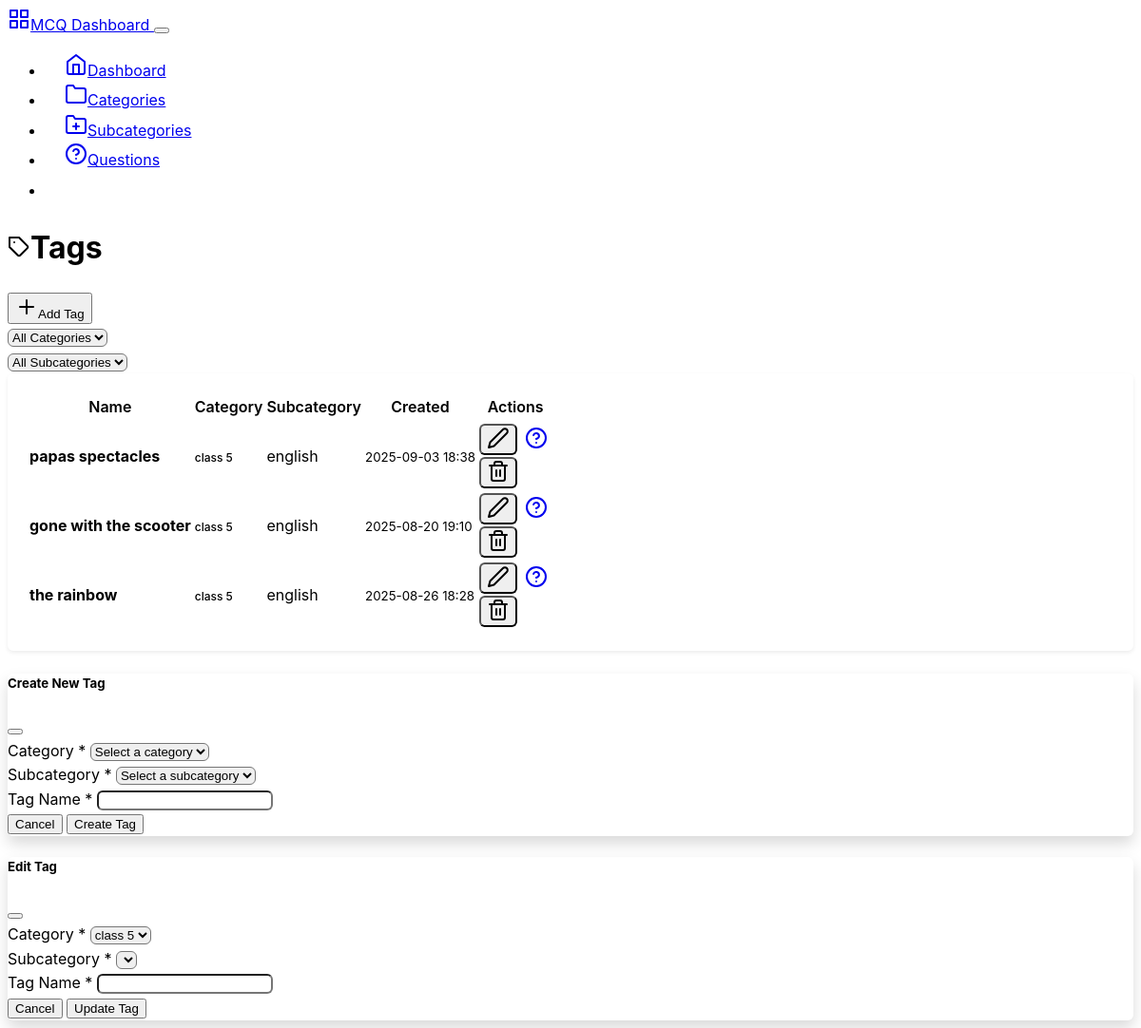
The page /backend/tags on the database its author committed.
### mcqbox/model.py (models this page shows, shortened)
class Tag(db.Model):
    id = db.Column(db.Integer, primary_key=True)
    name = db.Column(db.String(50), nullable=False)
    category_id = db.Column(db.Integer, db.ForeignKey('category.id'), nullable=False)
    category = db.relationship('Category', backref=db.backref('tags', lazy=True))
    subcategory_id = db.Column(db.Integer, db.ForeignKey('subcategory.id'), nullable=True)
    subcategory = db.relationship('Subcategory', backref=db.backref('tags', lazy=True))
    created_at = db.Column(db.DateTime, server_default=db.func.now())

class Category(db.Model):
    id = db.Column(db.Integer, primary_key=True)
    name = db.Column(db.String(50), nullable=False, unique=True)
    description = db.Column(db.String(200), nullable=True)
    created_at = db.Column(db.DateTime, server_default=db.func.now())
    updated_at = db.Column(db.DateTime, server_default=db.func.now(), onupdate=db.func.now())

class Subcategory(db.Model):
    id = db.Column(db.Integer, primary_key=True)
    name = db.Column(db.String(50), nullable=False)
    category_id = db.Column(db.Integer, db.ForeignKey('category.id'), nullable=False)
    category = db.relationship('Category', backref=db.backref('subcategories', lazy=True))
    description = db.Column(db.String(200), nullable=True)
    created_at = db.Column(db.DateTime, server_default=db.func.now())
    updated_at = db.Column(db.DateTime, server_default=db.func.now(), onupdate=db.func.now())

### mcqbox/backend/route.py (the view)
@app.route('/backend/tags')
def tags():
    category_id = request.args.get('category_id', type=int)
    subcategory_id = request.args.get('subcategory_id', type=int)
    categories = Category.query.all()
    if category_id:
        subcategories_list = Subcategory.query.filter_by(category_id=category_id).all()
        tag = Tag.query.filter_by(category_id=category_id, subcategory_id= subcategory_id).all()
    else:
        tag = Tag.query.all()
        subcategories_list = []
    return render_template('tags.html',
                            tags = tag,
                           categories=categories,
                           selected_category=category_id,
                            selected_subcategory=subcategory_id,
                             subcategories=subcategories_list
                           )

### mcqbox/backend/templates/tags.html (shortened to what this page needs)
{% extends "base.html" %}
{% block content %}
<div class="row">
    <div class="col-12">
        <div class="d-flex justify-content-between align-items-center mb-4">
            <h1><i data-feather="tag" class="me-2"></i>Tags</h1>
            <button class="btn btn-primary" data-bs-toggle="modal" data-bs-target="#createTagModal">
                <i data-feather="plus" class="me-2"></i>Add Tag
            </button>
        </div>
    </div>
</div>
<div class="row mb-3">
    <div class="col-12">
        <form method="GET" id="filterForm">
            <div class="row">
                <div class="col-md-3">
                    <select name="category_id" class="form-select" id="categorySelect" onchange="updateSubcategories()">
                        <option value="">All Categories</option>
                    </select>
                </div>
                <div class="col-md-3">
                    <select name="subcategory_id" class="form-select" id="subcategorySelect"
                        onchange="this.form.submit()">
                        <option value="">All Subcategories</option>
                    </select>
                </div>
            </div>
        </form>
    </div>
</div>
<div class="row">
    <div class="col-12">
        <div class="card">
            <div class="card-body">
                {% if tags %}
                <div class="table-responsive">
                    <table class="table table-hover">
                        <thead>
                            <tr>
                                <th>Name</th>
                                <th>Category</th>
                                <th>Subcategory</th>
                                <th>Created</th>
                                <th class="text-end">Actions</th>
                            </tr>
                        </thead>
                        <tbody>
                            {% for tag in tags %}
                            <tr>
                                <td>
                                    <strong>{{ tag.name }}</strong>
                                </td>
                                <td>
                                    <span class="badge bg-secondary">
                                        {{ tag.category.name if tag.category.name else 'Unknown' }}
                                    </span>
                                </td>
                                <td>
                                    <span class="text-muted">
                                        {{ tag.subcategory.name if tag.subcategory else 'Unknown' }}
                                    </span>
                                </td>
                                <td>
                                    <small class="text-muted">{{ tag.created_at.strftime('%Y-%m-%d %H:%M') }}</small>
                                </td>
                                <td class="text-end">
                                    <div class="btn-group" role="group">
                                        <button class="btn btn-sm btn-outline-secondary"
                                            onclick="editTag('{{ tag.id }}', '{{ tag.name }}', {{ tag.category_id }}, {{ tag.subcategory_id }})"
                                            data-bs-toggle="modal" data-bs-target="#editTagModal">
                                            <i data-feather="edit-2"></i>
                                        </button>
                                        <a href="{{ url_for('questions', tag_id=tag.id) }}"
                                            class="btn btn-sm btn-outline-primary">
                                            <i data-feather="help-circle"></i>
                                        </a>
                                        <form method="POST" action="{{ url_for('delete_tag', tag_id=tag.id) }}"
                                            class="d-inline"
                                            onsubmit="return confirm('Are you sure? This will delete all questions in this subcategory.')">
                                            <button type="submit" class="btn btn-sm btn-outline-danger">
                                                <i data-feather="trash-2"></i>
                                            </button>
                                        </form>
                                    </div>
                                </td>
                            </tr>
                            {% endfor %}
                        </tbody>
                    </table>
                </div>
                {% endif %}
            </div>
        </div>
    </div>
</div>
<div class="modal fade" id="createTagModal" tabindex="-1" aria-hidden="true">
    <div class="modal-dialog">
        <div class="modal-content">
            <form method="POST" action="{{ url_for('create_tag') }}">
                <div class="modal-header">
                    <h5 class="modal-title">Create New Tag</h5>
                    <button type="button" class="btn-close" data-bs-dismiss="modal"></button>
                </div>
                <div class="modal-body">
                    <div class="mb-3">
                        <label for="createCategoryId" class="form-label">Category *</label>
                        <select class="form-select" id="createCategoryId" name="category_id"
                            onchange="updateCreateSubcategories()" required>
                            <option value="">Select a category</option>
                        </select>
                    </div>
                    <div class="mb-3">
                        <label for="createSubcategoryId" class="form-label">Subcategory *</label>
                        <select class="form-select" id="createSubcategoryId" name="subcategory_id" required>
                            <option value="">Select a subcategory</option>
                        </select>
                    </div>
                    <div class="mb-3">
                        <label for="name" class="form-label">Tag Name *</label>
                        <input type="text" class="form-control" id="name" name="name" required>
                    </div>
                </div>
                <div class="modal-footer">
                    <button type="button" class="btn btn-secondary" data-bs-dismiss="modal">Cancel</button>
                    <button type="submit" class="btn btn-primary">Create Tag</button>
                </div>
            </form>
        </div>
    </div>
</div>
<div class="modal fade" id="editTagModal" tabindex="-1">
    <div class="modal-dialog">
        <div class="modal-content">
            <form method="POST" id="editTagForm">
                <div class="modal-header">
                    <h5 class="modal-title">Edit Tag</h5>
                    <button type="button" class="btn-close" data-bs-dismiss="modal"></button>
                </div>
                <div class="modal-body">
                    <div class="mb-3">
                        <label for="editCategoryId" class="form-label">Category *</label>
                        <select class="form-select" id="editCategoryId" name="category_id"
                            onchange="updateEditSubcategories(this.value)" required>
                            {% for category in categories %}
                            <option value="{{ category.id }}">{{ category.name }}</option>
                            {% endfor %}
                        </select>
                    </div>
                    <div class="mb-3">
                        <label for="editSubcategoryId" class="form-label">Subcategory *</label>
                        <select class="form-select" id="editSubcategoryId" name="subcategory_id" required>
                        </select>
                    </div>
                    <div class="mb-3">
                        <label for="editName" class="form-label">Tag Name *</label>
                        <input type="text" class="form-control" id="editName" name="name" required>
                    </div>
                </div>
                <div class="modal-footer">
                    <button type="button" class="btn btn-secondary" data-bs-dismiss="modal">Cancel</button>
                    <button type="submit" class="btn btn-primary">Update Tag</button>
                </div>
            </form>
        </div>
    </div>
</div>
{%endblock%}

### mcqbox/backend/templates/base.html (shortened to what this page needs)
<!DOCTYPE html>
<html lang="en" data-bs-theme="dark">
<head>
    <link href="https://cdn.replit.com/agent/bootstrap-agent-dark-theme.min.css" rel="stylesheet">
    <link rel="stylesheet" href="{{ url_for('backend_.static', filename='css/custom.css') }}">
</head>
<body>
    <nav class="navbar navbar-expand-lg navbar-dark bg-dark">
        <div class="container">
            <a class="navbar-brand" href="{{ url_for('dashboard') }}">
                <i data-feather="grid" class="me-2"></i>MCQ Dashboard
            </a>
            <button class="navbar-toggler" type="button" data-bs-toggle="collapse" data-bs-target="#navbarNav">
            </button>
            <div class="collapse navbar-collapse" id="navbarNav">
                <ul class="navbar-nav ms-auto">
                    <li class="nav-item">
                        <a class="nav-link {% if request.endpoint == 'dashboard' %}active{% endif %}"
                           href="{{ url_for('dashboard') }}">
                            <i data-feather="home" class="me-1"></i>Dashboard
                        </a>
                    </li>
                    <li class="nav-item">
                        <a class="nav-link {% if request.endpoint == 'categories' %}active{% endif %}"
                           href="{{ url_for('categories') }}">
                            <i data-feather="folder" class="me-1"></i>Categories
                        </a>
                    </li>
                    <li class="nav-item">
                        <a class="nav-link {% if request.endpoint == 'subcategories' %}active{% endif %}"
                           href="{{ url_for('subcategories') }}">
                            <i data-feather="folder-plus" class="me-1"></i>Subcategories
                        </a>
                    </li>
                    <li class="nav-item">
                        <a class="nav-link {% if request.endpoint == 'questions' %}active{% endif %}"
                           href="{{ url_for('questions') }}">
                            <i data-feather="help-circle" class="me-1"></i>Questions
                        </a>
                    </li>
                    <li class="nav-item">
                        <a class="nav-link {% if request.endpoint == 'tags' %}active{% endif %}"
                           href="{{ url_for('tags') }}">
                            <i data-feather="tag" class="me-1"></i>Tags
                        </a>
                    </li>
                </ul>
            </div>
        </div>
    </nav>
    <div class="container my-4">
        {% block content %}{% endblock %}
    </div>
</body>
</html>

### mcqbox/backend/static/css/custom.css (style rules this page uses)
:root { --sidebar-width: 250px; --header-height: 70px; --border-radius: 0.375rem; --box-shadow: 0 0.125rem 0.25rem rgba(0, 0, 0, 0.075); --box-shadow-lg: 0 0.5rem 1rem rgba(0, 0, 0, 0.15); }
body { font-family: -apple-system, BlinkMacSystemFont, "Segoe UI", Roboto, "Helvetica Neue", Arial, sans-serif; line-height: 1.6; }
.card { border-radius: var(--border-radius); box-shadow: var(--box-shadow); margin-bottom: 1.5rem; }
.card-body { padding: 1.25rem; }
.table { margin-bottom: 0; }
.table th { border-top: none; font-weight: 600; color: var(--bs-body-color); background-color: var(--bs-secondary-bg); }
.btn-group .btn { border-radius: var(--border-radius) !important; margin-right: 0.25rem; }
.btn-group .btn:last-child { margin-right: 0; }
.modal-content { border-radius: var(--border-radius); box-shadow: var(--box-shadow-lg); }
.modal-header { border-bottom: 1px solid var(--bs-border-color); }
.modal-footer { border-top: 1px solid var(--bs-border-color); }
.form-control, .form-select { border-radius: var(--border-radius); }
.badge { font-size: 0.75rem; font-weight: 500; }
.navbar-nav .nav-link { padding: 0.75rem 1rem; border-radius: var(--border-radius); margin: 0 0.25rem; transition: all 0.15s ease-in-out; }
.navbar-nav .nav-link.active { background-color: var(--bs-primary); color: white !important; }

### rows shown on the page
Tag: name "papas spectacles", category "class 5", subcategory "english", created_at "2025-09-03 18:38"
Tag: name "gone with the scooter", category "class 5", subcategory "english", created_at "2025-08-20 19:10"
Tag: name "the rainbow", category "class 5", subcategory "english", created_at "2025-08-26 18:28"

### other values the page prints
form field category_id "class 5"
